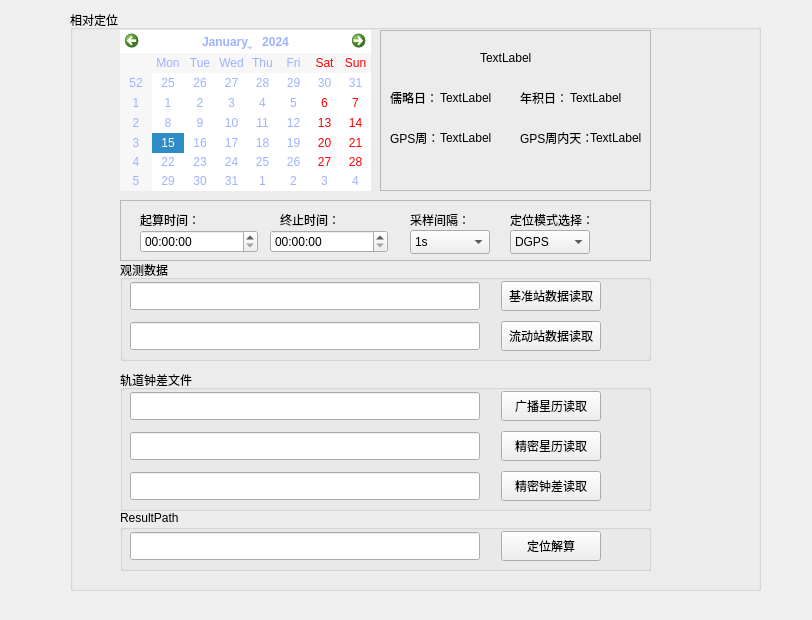
<?xml version="1.0" encoding="UTF-8"?>
<ui version="4.0">
 <class>RelPOS</class>
 <widget class="QWidget" name="RelPOS">
  <property name="geometry">
   <rect>
    <x>0</x>
    <y>0</y>
    <width>812</width>
    <height>620</height>
   </rect>
  </property>
  <property name="sizePolicy">
   <sizepolicy hsizetype="Fixed" vsizetype="Fixed">
    <horstretch>0</horstretch>
    <verstretch>0</verstretch>
   </sizepolicy>
  </property>
  <property name="minimumSize">
   <size>
    <width>812</width>
    <height>620</height>
   </size>
  </property>
  <property name="windowTitle">
   <string>Form</string>
  </property>
  <widget class="QGroupBox" name="groupBox">
   <property name="geometry">
    <rect>
     <x>70</x>
     <y>10</y>
     <width>691</width>
     <height>581</height>
    </rect>
   </property>
   <property name="title">
    <string>相对定位</string>
   </property>
   <widget class="QCalendarWidget" name="calendarWidget1">
    <property name="geometry">
     <rect>
      <x>50</x>
      <y>20</y>
      <width>251</width>
      <height>161</height>
     </rect>
    </property>
    <property name="styleSheet">
     <string notr="true">background-color: rgb(255, 255, 255);
color: rgb(157, 178, 255);</string>
    </property>
   </widget>
   <widget class="QFrame" name="frame">
    <property name="geometry">
     <rect>
      <x>310</x>
      <y>20</y>
      <width>271</width>
      <height>161</height>
     </rect>
    </property>
    <property name="frameShape">
     <enum>QFrame::Shape::StyledPanel</enum>
    </property>
    <property name="frameShadow">
     <enum>QFrame::Shadow::Raised</enum>
    </property>
    <widget class="QLabel" name="Julian">
     <property name="geometry">
      <rect>
       <x>10</x>
       <y>60</y>
       <width>54</width>
       <height>16</height>
      </rect>
     </property>
     <property name="styleSheet">
      <string notr="true">font: 700 10pt &quot;Microsoft YaHei UI&quot;;</string>
     </property>
     <property name="text">
      <string>儒略日：</string>
     </property>
    </widget>
    <widget class="QLabel" name="Dayofyear">
     <property name="geometry">
      <rect>
       <x>140</x>
       <y>60</y>
       <width>54</width>
       <height>16</height>
      </rect>
     </property>
     <property name="styleSheet">
      <string notr="true">font: 700 10pt &quot;Microsoft YaHei UI&quot;;</string>
     </property>
     <property name="text">
      <string>年积日：</string>
     </property>
    </widget>
    <widget class="QLabel" name="GPSWeek">
     <property name="geometry">
      <rect>
       <x>10</x>
       <y>100</y>
       <width>54</width>
       <height>16</height>
      </rect>
     </property>
     <property name="styleSheet">
      <string notr="true">font: 700 10pt &quot;Microsoft YaHei UI&quot;;</string>
     </property>
     <property name="text">
      <string>GPS周：</string>
     </property>
    </widget>
    <widget class="QLabel" name="GPSWeekDay">
     <property name="geometry">
      <rect>
       <x>140</x>
       <y>100</y>
       <width>71</width>
       <height>16</height>
      </rect>
     </property>
     <property name="styleSheet">
      <string notr="true">font: 700 10pt &quot;Microsoft YaHei UI&quot;;</string>
     </property>
     <property name="text">
      <string>GPS周内天：</string>
     </property>
    </widget>
    <widget class="QLabel" name="Juliantext">
     <property name="geometry">
      <rect>
       <x>60</x>
       <y>60</y>
       <width>54</width>
       <height>16</height>
      </rect>
     </property>
     <property name="text">
      <string>TextLabel</string>
     </property>
    </widget>
    <widget class="QLabel" name="daytext">
     <property name="geometry">
      <rect>
       <x>190</x>
       <y>60</y>
       <width>54</width>
       <height>16</height>
      </rect>
     </property>
     <property name="text">
      <string>TextLabel</string>
     </property>
    </widget>
    <widget class="QLabel" name="GPSWeektext">
     <property name="geometry">
      <rect>
       <x>60</x>
       <y>100</y>
       <width>54</width>
       <height>16</height>
      </rect>
     </property>
     <property name="text">
      <string>TextLabel</string>
     </property>
    </widget>
    <widget class="QLabel" name="GPSDaytext">
     <property name="geometry">
      <rect>
       <x>210</x>
       <y>100</y>
       <width>54</width>
       <height>16</height>
      </rect>
     </property>
     <property name="text">
      <string>TextLabel</string>
     </property>
    </widget>
    <widget class="QLabel" name="label_9">
     <property name="geometry">
      <rect>
       <x>100</x>
       <y>20</y>
       <width>54</width>
       <height>16</height>
      </rect>
     </property>
     <property name="text">
      <string>TextLabel</string>
     </property>
    </widget>
   </widget>
   <widget class="QFrame" name="frame_2">
    <property name="geometry">
     <rect>
      <x>50</x>
      <y>190</y>
      <width>531</width>
      <height>61</height>
     </rect>
    </property>
    <property name="frameShape">
     <enum>QFrame::Shape::StyledPanel</enum>
    </property>
    <property name="frameShadow">
     <enum>QFrame::Shadow::Raised</enum>
    </property>
    <widget class="QTimeEdit" name="timeEdit_rel">
     <property name="geometry">
      <rect>
       <x>20</x>
       <y>30</y>
       <width>118</width>
       <height>23</height>
      </rect>
     </property>
    </widget>
    <widget class="QLabel" name="label">
     <property name="geometry">
      <rect>
       <x>20</x>
       <y>10</y>
       <width>61</width>
       <height>20</height>
      </rect>
     </property>
     <property name="styleSheet">
      <string notr="true">font: 700 10pt &quot;Arial&quot;;</string>
     </property>
     <property name="text">
      <string>起算时间：</string>
     </property>
    </widget>
    <widget class="QLabel" name="label_2">
     <property name="geometry">
      <rect>
       <x>160</x>
       <y>10</y>
       <width>61</width>
       <height>20</height>
      </rect>
     </property>
     <property name="styleSheet">
      <string notr="true">font: 700 10pt &quot;Arial&quot;;</string>
     </property>
     <property name="text">
      <string>终止时间：</string>
     </property>
    </widget>
    <widget class="QTimeEdit" name="timeEdit_rel_2">
     <property name="geometry">
      <rect>
       <x>150</x>
       <y>30</y>
       <width>118</width>
       <height>23</height>
      </rect>
     </property>
    </widget>
    <widget class="QLabel" name="label_3">
     <property name="geometry">
      <rect>
       <x>290</x>
       <y>10</y>
       <width>61</width>
       <height>20</height>
      </rect>
     </property>
     <property name="styleSheet">
      <string notr="true">font: 700 10pt &quot;Arial&quot;;</string>
     </property>
     <property name="text">
      <string>采样间隔：</string>
     </property>
    </widget>
    <widget class="QComboBox" name="Internal_rel">
     <property name="geometry">
      <rect>
       <x>290</x>
       <y>30</y>
       <width>80</width>
       <height>24</height>
      </rect>
     </property>
     <item>
      <property name="text">
       <string>1s</string>
      </property>
     </item>
     <item>
      <property name="text">
       <string>10s</string>
      </property>
     </item>
     <item>
      <property name="text">
       <string>30s</string>
      </property>
     </item>
    </widget>
    <widget class="QComboBox" name="modern_rel">
     <property name="geometry">
      <rect>
       <x>390</x>
       <y>30</y>
       <width>80</width>
       <height>24</height>
      </rect>
     </property>
     <item>
      <property name="text">
       <string>DGPS</string>
      </property>
     </item>
     <item>
      <property name="text">
       <string>Static</string>
      </property>
     </item>
     <item>
      <property name="text">
       <string>Kinematic</string>
      </property>
     </item>
    </widget>
    <widget class="QLabel" name="label_4">
     <property name="geometry">
      <rect>
       <x>390</x>
       <y>10</y>
       <width>101</width>
       <height>20</height>
      </rect>
     </property>
     <property name="styleSheet">
      <string notr="true">font: 700 10pt &quot;Arial&quot;;</string>
     </property>
     <property name="text">
      <string>定位模式选择：</string>
     </property>
    </widget>
   </widget>
   <widget class="QGroupBox" name="groupBox_2">
    <property name="geometry">
     <rect>
      <x>50</x>
      <y>250</y>
      <width>531</width>
      <height>101</height>
     </rect>
    </property>
    <property name="title">
     <string>观测数据</string>
    </property>
    <widget class="QWidget" name="layoutWidget">
     <property name="geometry">
      <rect>
       <x>10</x>
       <y>20</y>
       <width>471</width>
       <height>32</height>
      </rect>
     </property>
     <layout class="QHBoxLayout" name="horizontalLayout">
      <item>
       <widget class="QLineEdit" name="obspath_rel">
        <property name="enabled">
         <bool>true</bool>
        </property>
        <property name="sizePolicy">
         <sizepolicy hsizetype="Minimum" vsizetype="Fixed">
          <horstretch>0</horstretch>
          <verstretch>0</verstretch>
         </sizepolicy>
        </property>
        <property name="minimumSize">
         <size>
          <width>350</width>
          <height>28</height>
         </size>
        </property>
       </widget>
      </item>
      <item>
       <spacer name="horizontalSpacer">
        <property name="orientation">
         <enum>Qt::Orientation::Horizontal</enum>
        </property>
        <property name="sizeHint" stdset="0">
         <size>
          <width>40</width>
          <height>20</height>
         </size>
        </property>
       </spacer>
      </item>
      <item>
       <widget class="QPushButton" name="readbasefile_rel">
        <property name="sizePolicy">
         <sizepolicy hsizetype="Fixed" vsizetype="Fixed">
          <horstretch>0</horstretch>
          <verstretch>0</verstretch>
         </sizepolicy>
        </property>
        <property name="minimumSize">
         <size>
          <width>100</width>
          <height>30</height>
         </size>
        </property>
        <property name="text">
         <string>基准站数据读取</string>
        </property>
       </widget>
      </item>
     </layout>
    </widget>
    <widget class="QWidget" name="layoutWidget_6">
     <property name="geometry">
      <rect>
       <x>10</x>
       <y>60</y>
       <width>471</width>
       <height>32</height>
      </rect>
     </property>
     <layout class="QHBoxLayout" name="horizontalLayout_6">
      <item>
       <widget class="QLineEdit" name="rovpath_rel">
        <property name="enabled">
         <bool>true</bool>
        </property>
        <property name="sizePolicy">
         <sizepolicy hsizetype="Minimum" vsizetype="Fixed">
          <horstretch>0</horstretch>
          <verstretch>0</verstretch>
         </sizepolicy>
        </property>
        <property name="minimumSize">
         <size>
          <width>350</width>
          <height>28</height>
         </size>
        </property>
       </widget>
      </item>
      <item>
       <spacer name="horizontalSpacer_6">
        <property name="orientation">
         <enum>Qt::Orientation::Horizontal</enum>
        </property>
        <property name="sizeHint" stdset="0">
         <size>
          <width>40</width>
          <height>20</height>
         </size>
        </property>
       </spacer>
      </item>
      <item>
       <widget class="QPushButton" name="readrovfile_rel">
        <property name="sizePolicy">
         <sizepolicy hsizetype="Fixed" vsizetype="Fixed">
          <horstretch>0</horstretch>
          <verstretch>0</verstretch>
         </sizepolicy>
        </property>
        <property name="minimumSize">
         <size>
          <width>100</width>
          <height>30</height>
         </size>
        </property>
        <property name="text">
         <string>流动站数据读取</string>
        </property>
       </widget>
      </item>
     </layout>
    </widget>
   </widget>
   <widget class="QGroupBox" name="groupBox_3">
    <property name="geometry">
     <rect>
      <x>50</x>
      <y>360</y>
      <width>531</width>
      <height>141</height>
     </rect>
    </property>
    <property name="title">
     <string>轨道钟差文件</string>
    </property>
    <widget class="QWidget" name="layoutWidget_2">
     <property name="geometry">
      <rect>
       <x>10</x>
       <y>20</y>
       <width>471</width>
       <height>32</height>
      </rect>
     </property>
     <layout class="QHBoxLayout" name="horizontalLayout_2">
      <item>
       <widget class="QLineEdit" name="brdcpath_rel">
        <property name="enabled">
         <bool>true</bool>
        </property>
        <property name="sizePolicy">
         <sizepolicy hsizetype="Minimum" vsizetype="Fixed">
          <horstretch>0</horstretch>
          <verstretch>0</verstretch>
         </sizepolicy>
        </property>
        <property name="minimumSize">
         <size>
          <width>350</width>
          <height>28</height>
         </size>
        </property>
       </widget>
      </item>
      <item>
       <spacer name="horizontalSpacer_2">
        <property name="orientation">
         <enum>Qt::Orientation::Horizontal</enum>
        </property>
        <property name="sizeHint" stdset="0">
         <size>
          <width>40</width>
          <height>20</height>
         </size>
        </property>
       </spacer>
      </item>
      <item>
       <widget class="QPushButton" name="readrnxfile_rel">
        <property name="sizePolicy">
         <sizepolicy hsizetype="Fixed" vsizetype="Fixed">
          <horstretch>0</horstretch>
          <verstretch>0</verstretch>
         </sizepolicy>
        </property>
        <property name="minimumSize">
         <size>
          <width>100</width>
          <height>30</height>
         </size>
        </property>
        <property name="text">
         <string>广播星历读取</string>
        </property>
       </widget>
      </item>
     </layout>
    </widget>
    <widget class="QWidget" name="layoutWidget_3">
     <property name="geometry">
      <rect>
       <x>10</x>
       <y>60</y>
       <width>471</width>
       <height>32</height>
      </rect>
     </property>
     <layout class="QHBoxLayout" name="horizontalLayout_3">
      <item>
       <widget class="QLineEdit" name="sp3path_rel">
        <property name="enabled">
         <bool>true</bool>
        </property>
        <property name="sizePolicy">
         <sizepolicy hsizetype="Minimum" vsizetype="Fixed">
          <horstretch>0</horstretch>
          <verstretch>0</verstretch>
         </sizepolicy>
        </property>
        <property name="minimumSize">
         <size>
          <width>350</width>
          <height>28</height>
         </size>
        </property>
       </widget>
      </item>
      <item>
       <spacer name="horizontalSpacer_3">
        <property name="orientation">
         <enum>Qt::Orientation::Horizontal</enum>
        </property>
        <property name="sizeHint" stdset="0">
         <size>
          <width>40</width>
          <height>20</height>
         </size>
        </property>
       </spacer>
      </item>
      <item>
       <widget class="QPushButton" name="readsp3file_rel">
        <property name="sizePolicy">
         <sizepolicy hsizetype="Fixed" vsizetype="Fixed">
          <horstretch>0</horstretch>
          <verstretch>0</verstretch>
         </sizepolicy>
        </property>
        <property name="minimumSize">
         <size>
          <width>100</width>
          <height>30</height>
         </size>
        </property>
        <property name="text">
         <string>精密星历读取</string>
        </property>
       </widget>
      </item>
     </layout>
    </widget>
    <widget class="QWidget" name="layoutWidget_4">
     <property name="geometry">
      <rect>
       <x>10</x>
       <y>100</y>
       <width>471</width>
       <height>32</height>
      </rect>
     </property>
     <layout class="QHBoxLayout" name="horizontalLayout_4">
      <item>
       <widget class="QLineEdit" name="clkpath_rel">
        <property name="enabled">
         <bool>true</bool>
        </property>
        <property name="sizePolicy">
         <sizepolicy hsizetype="Minimum" vsizetype="Fixed">
          <horstretch>0</horstretch>
          <verstretch>0</verstretch>
         </sizepolicy>
        </property>
        <property name="minimumSize">
         <size>
          <width>350</width>
          <height>28</height>
         </size>
        </property>
       </widget>
      </item>
      <item>
       <spacer name="horizontalSpacer_4">
        <property name="orientation">
         <enum>Qt::Orientation::Horizontal</enum>
        </property>
        <property name="sizeHint" stdset="0">
         <size>
          <width>40</width>
          <height>20</height>
         </size>
        </property>
       </spacer>
      </item>
      <item>
       <widget class="QPushButton" name="readclkfile_rel">
        <property name="sizePolicy">
         <sizepolicy hsizetype="Fixed" vsizetype="Fixed">
          <horstretch>0</horstretch>
          <verstretch>0</verstretch>
         </sizepolicy>
        </property>
        <property name="minimumSize">
         <size>
          <width>100</width>
          <height>30</height>
         </size>
        </property>
        <property name="text">
         <string>精密钟差读取</string>
        </property>
       </widget>
      </item>
     </layout>
    </widget>
   </widget>
   <widget class="QGroupBox" name="groupBox_4">
    <property name="geometry">
     <rect>
      <x>50</x>
      <y>500</y>
      <width>531</width>
      <height>61</height>
     </rect>
    </property>
    <property name="title">
     <string>ResultPath</string>
    </property>
    <widget class="QWidget" name="layoutWidget_5">
     <property name="geometry">
      <rect>
       <x>10</x>
       <y>20</y>
       <width>471</width>
       <height>32</height>
      </rect>
     </property>
     <layout class="QHBoxLayout" name="horizontalLayout_5">
      <item>
       <widget class="QLineEdit" name="result_rel">
        <property name="enabled">
         <bool>true</bool>
        </property>
        <property name="sizePolicy">
         <sizepolicy hsizetype="Minimum" vsizetype="Fixed">
          <horstretch>0</horstretch>
          <verstretch>0</verstretch>
         </sizepolicy>
        </property>
        <property name="minimumSize">
         <size>
          <width>350</width>
          <height>28</height>
         </size>
        </property>
       </widget>
      </item>
      <item>
       <spacer name="horizontalSpacer_5">
        <property name="orientation">
         <enum>Qt::Orientation::Horizontal</enum>
        </property>
        <property name="sizeHint" stdset="0">
         <size>
          <width>40</width>
          <height>20</height>
         </size>
        </property>
       </spacer>
      </item>
      <item>
       <widget class="QPushButton" name="calpos_rel">
        <property name="sizePolicy">
         <sizepolicy hsizetype="Fixed" vsizetype="Fixed">
          <horstretch>0</horstretch>
          <verstretch>0</verstretch>
         </sizepolicy>
        </property>
        <property name="minimumSize">
         <size>
          <width>100</width>
          <height>30</height>
         </size>
        </property>
        <property name="text">
         <string>定位解算</string>
        </property>
       </widget>
      </item>
     </layout>
    </widget>
   </widget>
  </widget>
 </widget>
 <resources/>
 <connections/>
</ui>
